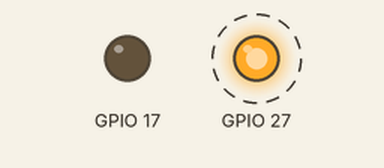
A program run on a simulated Raspberry Pi (BCM pin numbers). On the bench: output pins drawn as LEDs (lit = HIGH). Dashed ring = blinking. What the program prints to the terminal is not drawn. At 2.0 s the program stops and its outputs stay as they are.

Above: at 0.1 s.
At 1.6 s:
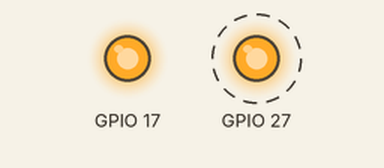
Timing chart, 0 to 3.5 s (numbered marks = the images above):
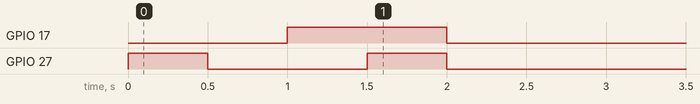

Measured:
- by itself, GPIO 17: LOW → HIGH at 1.0 s, → LOW 1.0 s later
- by itself, GPIO 27: alternates HIGH for 0.50 s and LOW for 1.0 s

The program:

espwrite.py
```python
#!/usr/bin/env python

from time import sleep
import RPi.GPIO as GPIO

# declaration of chip reset and program pins
def GPIO_custominit():
    GPIO.setmode(GPIO.BCM)
    GPIO.setup(17,GPIO.OUT,initial=1)
    GPIO.setup(27,GPIO.OUT,initial=1)

GPIO_custominit()

# bringing chip into program mode
GPIO.output(17,0)
sleep(0.5)
GPIO.output(27,0)
sleep(0.5)
GPIO.output(17,1)
sleep(0.5)
GPIO.output(27,1)
sleep(0.5)

# information for user
print "Chip is in write mode"

# clean exit
GPIO.cleanup()
```
